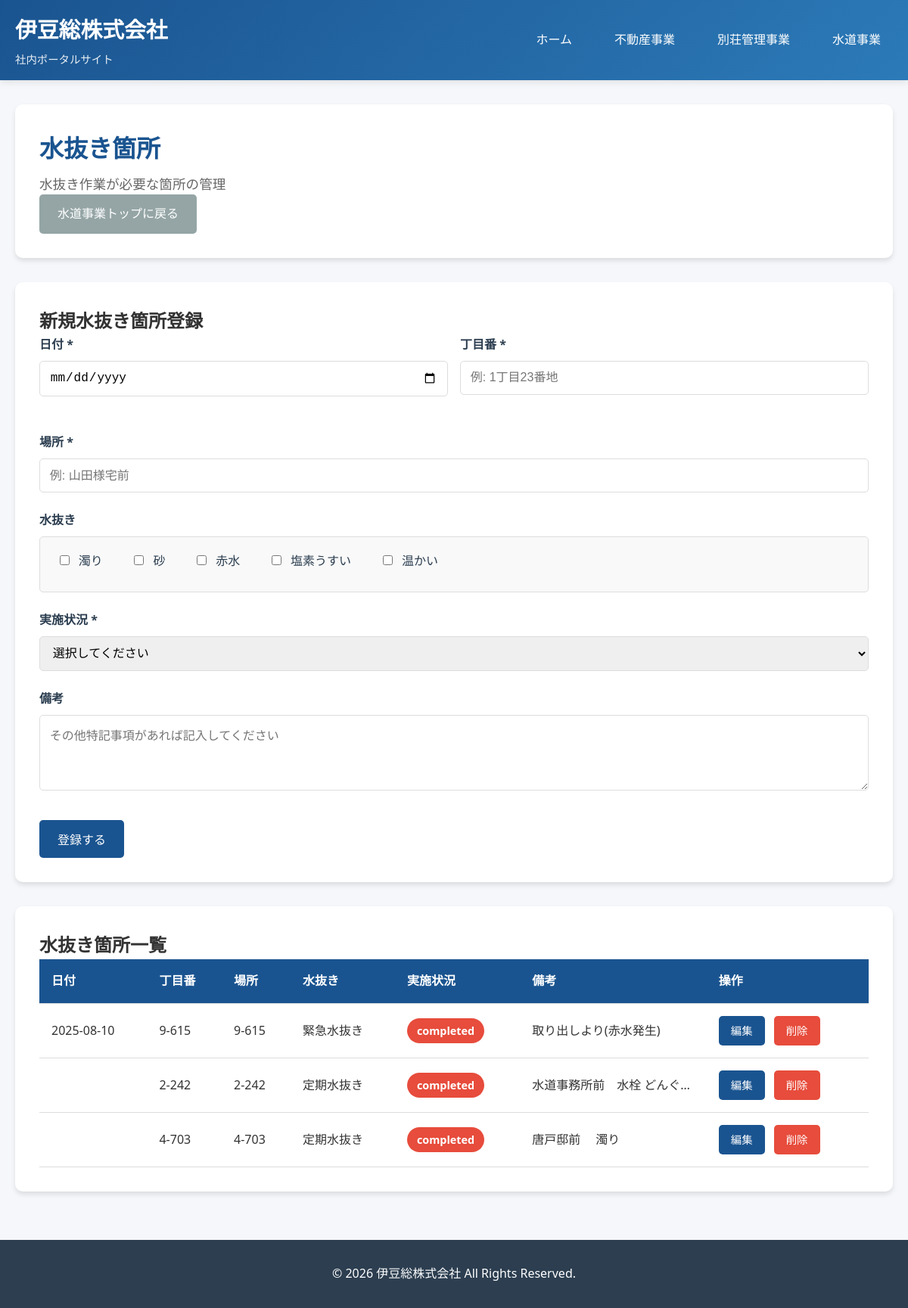
The page /modules/water_service/water_drainage.php on the database its author committed.
### tables this page shows
CREATE TABLE water_drainage_locations (
        id INTEGER PRIMARY KEY AUTOINCREMENT,
        location_name TEXT NOT NULL,
        address TEXT NOT NULL,
        property_owner TEXT,
        contact_info TEXT,
        drainage_type TEXT,
        last_drainage_date DATE,
        next_scheduled_date DATE,
        status TEXT DEFAULT 'pending',
        notes TEXT,
        created_at DATETIME DEFAULT CURRENT_TIMESTAMP,
        updated_at DATETIME DEFAULT CURRENT_TIMESTAMP
    );

### includes/db.php (called while the page is built, shortened)
<?php
class Database {
    private static $instance = null;
    private $db;
    private function __construct() {
        try {
            $this->db = new PDO('sqlite:' . DB_PATH);
            $this->db->setAttribute(PDO::ATTR_ERRMODE, PDO::ERRMODE_EXCEPTION);
            $this->db->setAttribute(PDO::ATTR_DEFAULT_FETCH_MODE, PDO::FETCH_ASSOC);
        } catch (PDOException $e) {
            die('データベース接続エラー: ' . $e->getMessage());
        }
    }
    public static function getInstance() {
        if (self::$instance === null) {
            self::$instance = new self();
        }
        return self::$instance;
    }
    public function query($sql, $params = []) {
        try {
            $stmt = $this->db->prepare($sql);
            $stmt->execute($params);
            return $stmt;
        } catch (PDOException $e) {
            error_log('SQL Error: ' . $e->getMessage());
            return false;
        }
    }
    public function fetchAll($sql, $params = []) {
        $stmt = $this->query($sql, $params);
        return $stmt ? $stmt->fetchAll() : [];
    }
}

### modules/water_service/water_drainage.php (the view, shortened to what this page needs)
<?php
require_once __DIR__ . '/../../includes/db.php';
$db = Database::getInstance();
$edit_location = null;
$locations = $db->fetchAll("SELECT * FROM water_drainage_locations ORDER BY next_scheduled_date ASC");
include __DIR__ . '/../../includes/header.php';
?>
<div class="page-header">
    <h1>水抜き箇所</h1>
    <p>水抜き作業が必要な箇所の管理</p>
    <a href="/modules/water_service/index.php" class="btn btn-secondary">水道事業トップに戻る</a>
</div>
<?php
$drainage_conditions_array = [];
?>
<div class="form-container">
    <h2><?php echo $edit_location ? '水抜き箇所編集' : '新規水抜き箇所登録'; ?></h2>
    <form method="POST">
        <div class="form-row">
            <div class="form-group">
                <label for="drainage_date">日付 *</label>
                <input type="date" id="drainage_date" name="drainage_date" required
                       value="<?php echo htmlspecialchars($edit_location['last_drainage_date'] ?? ''); ?>">
            </div>
            <div class="form-group">
                <label for="district_number">丁目番 *</label>
                <input type="text" id="district_number" name="district_number" required
                       placeholder="例: 1丁目23番地"
                       value="<?php echo htmlspecialchars($edit_location['address'] ?? ''); ?>">
            </div>
        </div>
        <div class="form-group">
            <label for="location_name">場所 *</label>
            <input type="text" id="location_name" name="location_name" required
                   placeholder="例: 山田様宅前"
                   value="<?php echo htmlspecialchars($edit_location['location_name'] ?? ''); ?>">
        </div>
        <div class="form-group">
            <label>水抜き</label>
            <div class="checkbox-group">
                <label class="checkbox-label">
                    <input type="checkbox" name="drainage_turbid" value="1"
                           <?php echo in_array('濁り', $drainage_conditions_array) ? 'checked' : ''; ?>>
                    <span>濁り</span>
                </label>
                <label class="checkbox-label">
                    <input type="checkbox" name="drainage_sand" value="1"
                           <?php echo in_array('砂', $drainage_conditions_array) ? 'checked' : ''; ?>>
                    <span>砂</span>
                </label>
                <label class="checkbox-label">
                    <input type="checkbox" name="drainage_red" value="1"
                           <?php echo in_array('赤水', $drainage_conditions_array) ? 'checked' : ''; ?>>
                    <span>赤水</span>
                </label>
                <label class="checkbox-label">
                    <input type="checkbox" name="drainage_chlorine" value="1"
                           <?php echo in_array('塩素うすい', $drainage_conditions_array) ? 'checked' : ''; ?>>
                    <span>塩素うすい</span>
                </label>
                <label class="checkbox-label">
                    <input type="checkbox" name="drainage_warm" value="1"
                           <?php echo in_array('温かい', $drainage_conditions_array) ? 'checked' : ''; ?>>
                    <span>温かい</span>
                </label>
            </div>
        </div>
        <div class="form-group">
            <label for="implementation_status">実施状況 *</label>
            <select id="implementation_status" name="implementation_status" required>
                <option value="">選択してください</option>
            </select>
        </div>
        <div class="form-group">
            <label for="notes">備考</label>
            <textarea id="notes" name="notes" rows="4" placeholder="その他特記事項があれば記入してください"><?php echo htmlspecialchars($edit_location['notes'] ?? ''); ?></textarea>
        </div>
        <div class="form-actions">
            <button type="submit" class="btn"><?php echo $edit_location ? '更新する' : '登録する'; ?></button>
        </div>
    </form>
</div>
<div class="table-container" style="margin-top: 2rem;">
    <h2>水抜き箇所一覧</h2>
    <?php if (count($locations) > 0): ?>
        <div class="table-responsive">
            <table>
                <thead>
                    <tr>
                        <th>日付</th>
                        <th>丁目番</th>
                        <th>場所</th>
                        <th>水抜き</th>
                        <th>実施状況</th>
                        <th>備考</th>
                        <th>操作</th>
                    </tr>
                </thead>
                <tbody>
                    <?php foreach ($locations as $location): ?>
                        <tr>
                            <td data-label="日付"><?php echo $location['last_drainage_date'] ?? '-'; ?></td>
                            <td data-label="丁目番"><?php echo htmlspecialchars($location['address']); ?></td>
                            <td data-label="場所"><?php echo htmlspecialchars($location['location_name']); ?></td>
                            <td data-label="水抜き"><?php echo htmlspecialchars($location['drainage_type'] ?? '-'); ?></td>
                            <td data-label="実施状況">
                                <span class="badge badge-<?php
                                    echo $location['status'] === '実施済み' ? 'success' :
                                        ($location['status'] === '実施中' ? 'info' :
                                        ($location['status'] === '未実施' ? 'warning' : 'error'));
                                ?>">
                                    <?php echo htmlspecialchars($location['status']); ?>
                                </span>
                            </td>
                            <td data-label="備考" class="notes-cell"><?php echo htmlspecialchars($location['notes'] ?? '-'); ?></td>
                            <td data-label="操作" class="action-cell">
                                <a href="?edit=<?php echo $location['id']; ?>" class="btn btn-sm">編集</a>
                                <a href="?delete=<?php echo $location['id']; ?>"
                                   class="btn btn-sm btn-warning"
                                   onclick="return confirm('本当に削除しますか？')">削除</a>
                            </td>
                        </tr>
                    <?php endforeach; ?>
                </tbody>
            </table>
        </div>
    <?php else: ?>
        <p>登録されている水抜き箇所はありません。</p>
    <?php endif; ?>
</div>
<?php include __DIR__ . '/../../includes/footer.php'; ?>

### includes/header.php (shortened to what this page needs)
<!DOCTYPE html>
<html lang="ja">
<head>
    <link rel="stylesheet" href="/assets/css/style.css">
</head>
<body>
    <header>
        <div class="header-content">
            <div class="logo">
                <h1>伊豆総株式会社</h1>
                <p>社内ポータルサイト</p>
            </div>
            <nav>
                <ul id="mainMenu">
                    <li><a href="/index.php">ホーム</a></li>
                    <li><a href="/modules/real_estate/index.php">不動産事業</a></li>
                    <li><a href="/modules/villa_management/index.php">別荘管理事業</a></li>
                    <li><a href="/modules/water_service/index.php">水道事業</a></li>
                </ul>
            </nav>
        </div>
    </header>
    <div class="container">

### includes/footer.php (shortened to what this page needs)
    </div>
    <footer>
        <p>&copy; <?php echo date('Y'); ?> 伊豆総株式会社 All Rights Reserved.</p>
    </footer>
</body>
</html>

### assets/css/style.css (style rules this page uses)
:root { --primary-color: #1a5490; --secondary-color: #2c7ab8; --accent-color: #f39c12; --success-color: #27ae60; --warning-color: #e74c3c; --dark-color: #2c3e50; --light-color: #ecf0f1; --text-color: #333; --bg-color: #f5f7fa; --card-shadow: 0 4px 6px rgba(0, 0, 0, 0.1); --card-hover-shadow: 0 8px 15px rgba(0, 0, 0, 0.2); }
* { margin: 0; padding: 0; box-sizing: border-box; }
body { font-family: 'Segoe UI', 'Hiragino Kaku Gothic ProN', 'Meiryo', sans-serif; background-color: var(--bg-color); color: var(--text-color); line-height: 1.6; }
header { background: linear-gradient(135deg, var(--primary-color) 0%, var(--secondary-color) 100%); color: white; padding: 1rem 0; box-shadow: 0 2px 10px rgba(0, 0, 0, 0.1); position: sticky; top: 0; z-index: 1000; }
.header-content { max-width: 1200px; margin: 0 auto; padding: 0 20px; display: flex; justify-content: space-between; align-items: center; flex-wrap: wrap; }
.logo h1 { font-size: 1.8rem; font-weight: bold; margin: 0; }
.logo p { font-size: 0.9rem; opacity: 0.9; margin-top: 5px; }
nav ul { list-style: none; display: flex; gap: 1.5rem; flex-wrap: wrap; }
nav ul li a { color: white; text-decoration: none; padding: 0.5rem 1rem; border-radius: 5px; transition: background 0.3s; }
.container { max-width: 1200px; margin: 2rem auto; padding: 0 20px; }
.page-header { background: white; padding: 2rem; border-radius: 10px; box-shadow: var(--card-shadow); margin-bottom: 2rem; }
.page-header h1 { color: var(--primary-color); font-size: 2rem; margin-bottom: 0.5rem; }
.page-header p { color: #666; font-size: 1.1rem; }
.table-container { background: white; border-radius: 10px; padding: 2rem; box-shadow: var(--card-shadow); overflow-x: auto; }
table { width: 100%; border-collapse: collapse; }
table thead { background: var(--primary-color); color: white; }
table th, table td { padding: 1rem; text-align: left; border-bottom: 1px solid #ddd; }
table td .btn { padding: 0.5rem 1rem; font-size: 0.9rem; margin-right: 0.5rem; display: inline-block; }
.form-container { background: white; border-radius: 10px; padding: 2rem; box-shadow: var(--card-shadow); }
.form-group { margin-bottom: 1.5rem; }
.form-group label { display: block; margin-bottom: 0.5rem; font-weight: bold; color: var(--dark-color); }
.form-group input, .form-group select, .form-group textarea { width: 100%; padding: 0.8rem; border: 1px solid #ddd; border-radius: 5px; font-size: 1rem; transition: border-color 0.3s; }
.form-group textarea { resize: vertical; min-height: 100px; }
.btn { display: inline-block; padding: 0.8rem 1.5rem; background: var(--primary-color); color: white; text-decoration: none; border-radius: 5px; transition: background 0.3s; border: none; cursor: pointer; font-size: 1rem; }
.btn-warning { background: var(--warning-color); }
.btn-secondary { background: #95a5a6; }
.badge { display: inline-block; padding: 0.3rem 0.8rem; border-radius: 20px; font-size: 0.9rem; font-weight: bold; }
footer { background: var(--dark-color); color: white; text-align: center; padding: 2rem 0; margin-top: 4rem; }
.form-row { display: grid; grid-template-columns: repeat(auto-fit, minmax(250px, 1fr)); gap: 1rem; margin-bottom: 1.5rem; }
.checkbox-group { display: flex; flex-wrap: wrap; gap: 1rem; padding: 0.8rem; border: 1px solid #ddd; border-radius: 5px; background: #f9f9f9; }
.checkbox-label { display: flex; align-items: center; cursor: pointer; user-select: none; padding: 0.4rem 0.8rem; border-radius: 5px; transition: background 0.3s; }
.checkbox-label input[type="checkbox"] { width: auto; margin-right: 0.5rem; cursor: pointer; }
.checkbox-label span { font-weight: normal; }
.form-actions { display: flex; gap: 1rem; flex-wrap: wrap; margin-top: 2rem; }
.table-responsive { width: 100%; overflow-x: auto; -webkit-overflow-scrolling: touch; }
.notes-cell { max-width: 200px; overflow: hidden; text-overflow: ellipsis; white-space: nowrap; }
.action-cell { white-space: nowrap; }
.btn-sm { padding: 0.4rem 0.8rem; font-size: 0.85rem; }
.badge-error { background: var(--warning-color); color: white; }

### rows shown on the page
water_drainage_locations: last_drainage_date "2025-08-10", address "9-615", location_name "9-615", drainage_type "緊急水抜き", status "completed", notes "取り出しより(赤水発生)"
water_drainage_locations: address "2-242", location_name "2-242", drainage_type "定期水抜き", status "completed", notes "水道事務所前 水栓 どんぐ…"
water_drainage_locations: address "4-703", location_name "4-703", drainage_type "定期水抜き", status "completed", notes "唐戸邸前 濁り"
